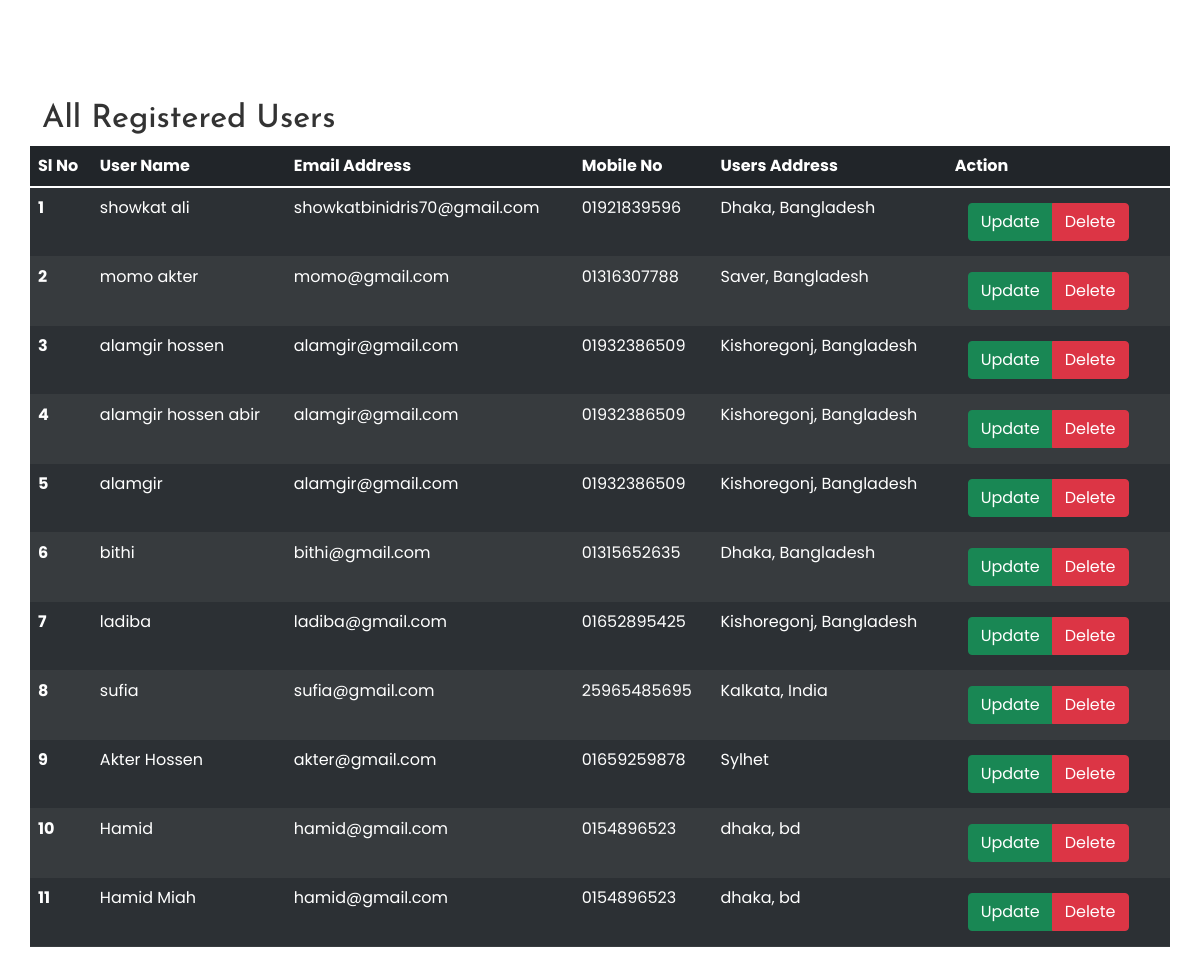
Screenshot of /all_users.php with the database file from the repository.
### tables this page shows
CREATE TABLE `users` (
  `user_id` int(4) NOT NULL,
  `user_name` varchar(255) NOT NULL,
  `password` varchar(255) NOT NULL,
  `user_email` varchar(255) NOT NULL,
  `user_phone` varchar(255) NOT NULL,
  `user_avater` text NOT NULL,
  `user_address` varchar(255) NOT NULL
);

### all_users.php (the view, shortened to what this page needs)
<?php
include "header.php";
include "functions.php";
?>
<?php
$query = "SELECT * FROM users";
$select_all_users = mysqli_query($connect, $query);
?>
<section class="login-section">
    <div class="container">
        <div class="row">
            <h2>All Registered Users</h2>
            <table class="table table-dark table-striped">
                <thead>
                    <tr>
                        <th scope="col">Sl No</th>
                        <th scope="col">User Name</th>
                        <th scope="col">Email Address</th>
                        <th scope="col">Mobile No</th>
                        <th scope="col">Users Address</th>
                        <th scope="col">Action</th>
                    </tr>
                </thead>
                <tbody>
                    <?php
                    $sl = 1;
                    while ($row = mysqli_fetch_assoc($select_all_users)) {
                        $user_id = $row['user_id'];
                        $username = $row['user_name'];
                        $useremail = $row['user_email'];
                        $userphone = $row['user_phone'];
                        $useraddress = $row['user_address'];
                    ?>
                        <tr class="table-active">
                            <th scope="row"><?php echo $sl++; ?></th>
                            <td><?php echo $username; ?></td>
                            <td><?php echo $useremail; ?></td>
                            <td><?php echo $userphone; ?></td>
                            <td><?php echo $useraddress; ?></td>
                            <td>
                                <div class="btn btn-group">
                                    <a class="btn btn-success" href="update_users.php?update=<?php echo $user_id; ?>">Update</a>
                                    <a class="btn btn-danger" href="all_users.php?delete=<?php echo $user_id; ?>">Delete</a>
                                </div>
                            </td>
                        </tr>
                    <?php
                    }
                    ?>
                </tbody>
            </table>
        </div>
    </div>
</section>
<?php
include "footer.php";
?>

### header.php (shortened to what this page needs)
<!DOCTYPE html>
<html lang="en">
<head>
    <link href="https://cdn.jsdelivr.net/npm/bootstrap@5.1.3/dist/css/bootstrap.min.css" rel="stylesheet">
    <link rel="stylesheet" href="css/style.css">
</head>
<body>

### footer.php (shortened to what this page needs)
</body>
</html>

### css/style.css (style rules this page uses)
body { font-family: 'Poppins', sans-serif; color: #161616; font-size: 16px; background-color: #fff; }
h1,h2,h3,h4,h5,h6 { font-family: 'Josefin Sans', sans-serif; color: #333; }
.login-section { margin-top: 100px; }

### rows the page displays
users: user_name "showkat ali", user_email "showkatbinidris70@gmail.com", user_phone "01921839596", user_address "Dhaka, Bangladesh"
users: user_name "momo akter", user_email "momo@gmail.com", user_phone "01316307788", user_address "Saver, Bangladesh"
users: user_name "alamgir hossen", user_email "alamgir@gmail.com", user_phone "01932386509", user_address "Kishoregonj, Bangladesh"
users: user_name "alamgir hossen abir", user_email "alamgir@gmail.com", user_phone "01932386509", user_address "Kishoregonj, Bangladesh"
users: user_name "alamgir", user_email "alamgir@gmail.com", user_phone "01932386509", user_address "Kishoregonj, Bangladesh"
users: user_name "bithi", user_email "bithi@gmail.com", user_phone "01315652635", user_address "Dhaka, Bangladesh"
users: user_name "ladiba", user_email "ladiba@gmail.com", user_phone "01652895425", user_address "Kishoregonj, Bangladesh"
users: user_name "sufia", user_email "sufia@gmail.com", user_phone "25965485695", user_address "Kalkata, India"
users: user_name "Akter Hossen", user_email "akter@gmail.com", user_phone "01659259878", user_address "Sylhet"
users: user_name "Hamid", user_email "hamid@gmail.com", user_phone "0154896523", user_address "dhaka, bd"
users: user_name "Hamid Miah", user_email "hamid@gmail.com", user_phone "0154896523", user_address "dhaka, bd"
